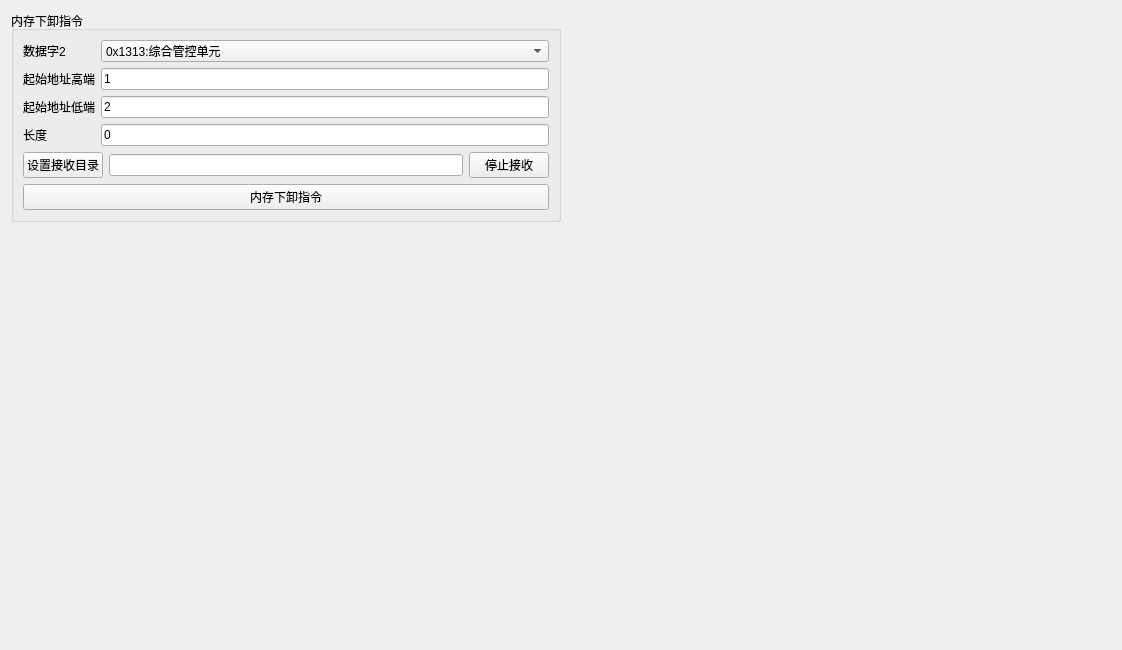
<?xml version="1.0" encoding="UTF-8"?>
<ui version="4.0">
 <class>sub1553_modecontrl</class>
 <widget class="QWidget" name="sub1553_modecontrl">
  <property name="geometry">
   <rect>
    <x>0</x>
    <y>0</y>
    <width>1122</width>
    <height>650</height>
   </rect>
  </property>
  <property name="windowTitle">
   <string>Form</string>
  </property>
  <layout class="QGridLayout" name="gridLayout">
   <item row="0" column="0">
    <widget class="QGroupBox" name="groupBox">
     <property name="title">
      <string>内存下卸指令</string>
     </property>
     <layout class="QVBoxLayout" name="verticalLayout">
      <item>
       <layout class="QFormLayout" name="formLayout">
        <item row="0" column="1">
         <widget class="QComboBox" name="cB_data_word2">
          <property name="sizePolicy">
           <sizepolicy hsizetype="Preferred" vsizetype="Fixed">
            <horstretch>0</horstretch>
            <verstretch>0</verstretch>
           </sizepolicy>
          </property>
          <property name="currentIndex">
           <number>0</number>
          </property>
          <item>
           <property name="text">
            <string>0x1313:综合管控单元</string>
           </property>
          </item>
          <item>
           <property name="text">
            <string>0xEEEE:停止内存下卸</string>
           </property>
          </item>
         </widget>
        </item>
        <item row="0" column="0">
         <widget class="QLabel" name="label">
          <property name="text">
           <string>数据字2</string>
          </property>
         </widget>
        </item>
        <item row="1" column="0">
         <widget class="QLabel" name="label_2">
          <property name="text">
           <string>起始地址高端</string>
          </property>
         </widget>
        </item>
        <item row="1" column="1">
         <widget class="QLineEdit" name="lineEdit_haddr">
          <property name="sizePolicy">
           <sizepolicy hsizetype="Preferred" vsizetype="Fixed">
            <horstretch>0</horstretch>
            <verstretch>0</verstretch>
           </sizepolicy>
          </property>
          <property name="text">
           <string>1</string>
          </property>
         </widget>
        </item>
        <item row="2" column="0">
         <widget class="QLabel" name="label_3">
          <property name="text">
           <string>起始地址低端</string>
          </property>
         </widget>
        </item>
        <item row="2" column="1">
         <widget class="QLineEdit" name="lineEdit_laddr">
          <property name="sizePolicy">
           <sizepolicy hsizetype="Preferred" vsizetype="Fixed">
            <horstretch>0</horstretch>
            <verstretch>0</verstretch>
           </sizepolicy>
          </property>
          <property name="text">
           <string>2</string>
          </property>
         </widget>
        </item>
        <item row="3" column="0">
         <widget class="QLabel" name="label_4">
          <property name="text">
           <string>长度</string>
          </property>
         </widget>
        </item>
        <item row="3" column="1">
         <widget class="QLineEdit" name="lineEdit_Long">
          <property name="sizePolicy">
           <sizepolicy hsizetype="Preferred" vsizetype="Fixed">
            <horstretch>0</horstretch>
            <verstretch>0</verstretch>
           </sizepolicy>
          </property>
          <property name="text">
           <string>0</string>
          </property>
         </widget>
        </item>
       </layout>
      </item>
      <item>
       <layout class="QHBoxLayout" name="horizontalLayout">
        <item>
         <widget class="QPushButton" name="pushButton_RePath">
          <property name="text">
           <string>设置接收目录</string>
          </property>
         </widget>
        </item>
        <item>
         <widget class="QLineEdit" name="lineEdit_memoryRec"/>
        </item>
        <item>
         <widget class="QPushButton" name="pushButton_stopRec">
          <property name="text">
           <string>停止接收</string>
          </property>
         </widget>
        </item>
       </layout>
      </item>
      <item>
       <widget class="QPushButton" name="pB_MemoryDown">
        <property name="text">
         <string>内存下卸指令</string>
        </property>
       </widget>
      </item>
     </layout>
    </widget>
   </item>
   <item row="0" column="1">
    <spacer name="horizontalSpacer">
     <property name="orientation">
      <enum>Qt::Horizontal</enum>
     </property>
     <property name="sizeHint" stdset="0">
      <size>
       <width>40</width>
       <height>20</height>
      </size>
     </property>
    </spacer>
   </item>
   <item row="1" column="0">
    <spacer name="verticalSpacer">
     <property name="orientation">
      <enum>Qt::Vertical</enum>
     </property>
     <property name="sizeHint" stdset="0">
      <size>
       <width>20</width>
       <height>40</height>
      </size>
     </property>
    </spacer>
   </item>
  </layout>
 </widget>
 <resources/>
 <connections/>
</ui>
